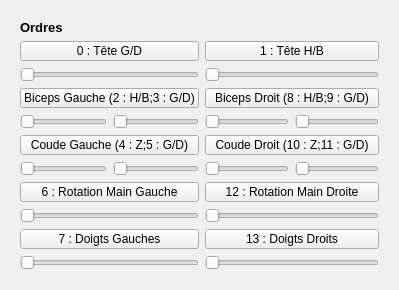
               <widget class="QWidget" name="tab1">
                <attribute name="title">
                 <string>Haut du corps</string>
                </attribute>
                <layout class="QGridLayout" name="gridLayout">
                 <item row="0" column="0">
                  <widget class="QWidget" name="widgetButtonContainer" native="true">
                   <property name="sizePolicy">
                    <sizepolicy hsizetype="Expanding" vsizetype="Fixed">
                     <horstretch>0</horstretch>
                     <verstretch>0</verstretch>
                    </sizepolicy>
                   </property>
                   <property name="maximumSize">
                    <size>
                     <width>16777215</width>
                     <height>1000</height>
                    </size>
                   </property>
                   <layout class="QGridLayout" name="gridLayout_2">
                    <item row="0" column="0">
                     <widget class="QLabel" name="label">
                      <property name="maximumSize">
                       <size>
                        <width>16777215</width>
                        <height>15</height>
                       </size>
                      </property>
                      <property name="font">
                       <font>
                        <pointsize>12</pointsize>
                        <weight>75</weight>
                        <bold>true</bold>
                       </font>
                      </property>
                      <property name="text">
                       <string>&lt;!DOCTYPE HTML PUBLIC &quot;-//W3C//DTD HTML 4.0//EN&quot; &quot;http://www.w3.org/TR/REC-html40/strict.dtd&quot;&gt;
&lt;html&gt;&lt;head&gt;&lt;meta name=&quot;qrichtext&quot; content=&quot;1&quot; /&gt;&lt;style type=&quot;text/css&quot;&gt;
p, li { white-space: pre-wrap; }
&lt;/style&gt;&lt;/head&gt;&lt;body style=&quot; font-family:'MS Shell Dlg 2'; font-size:12pt; font-weight:600; font-style:normal;&quot;&gt;
&lt;p style=&quot; margin-top:0px; margin-bottom:0px; margin-left:0px; margin-right:0px; -qt-block-indent:0; text-indent:0px;&quot;&gt;&lt;span style=&quot; font-size:10pt;&quot;&gt;Ordres&lt;/span&gt;&lt;/p&gt;&lt;/body&gt;&lt;/html&gt;</string>
                      </property>
                     </widget>
                    </item>
                    <item row="0" column="1">
                     <spacer name="verticalSpacer_12">
                      <property name="orientation">
                       <enum>Qt::Vertical</enum>
                      </property>
                      <property name="sizeType">
                       <enum>QSizePolicy::Minimum</enum>
                      </property>
                      <property name="sizeHint" stdset="0">
                       <size>
                        <width>20</width>
                        <height>15</height>
                       </size>
                      </property>
                     </spacer>
                    </item>
                    <item row="4" column="0">
                     <widget class="QPushButton" name="pushButtonBicepsG">
                      <property name="maximumSize">
                       <size>
                        <width>16777215</width>
                        <height>20</height>
                       </size>
                      </property>
                      <property name="text">
                       <string>Biceps Gauche (2 : H/B;3 : G/D)</string>
                      </property>
                     </widget>
                    </item>
                    <item row="4" column="1">
                     <widget class="QPushButton" name="pushButtonBicepsD">
                      <property name="maximumSize">
                       <size>
                        <width>16777215</width>
                        <height>20</height>
                       </size>
                      </property>
                      <property name="text">
                       <string>Biceps Droit (8 : H/B;9 : G/D)</string>
                      </property>
                     </widget>
                    </item>
                    <item row="5" column="0">
                     <layout class="QHBoxLayout" name="horizontalLayout">
                      <property name="topMargin">
                       <number>0</number>
                      </property>
                      <item>
                       <widget class="QSlider" name="horizontalSliderBicepsG0">
                        <property name="maximumSize">
                         <size>
                          <width>16777215</width>
                          <height>18</height>
                         </size>
                        </property>
                        <property name="minimum">
                         <number>0</number>
                        </property>
                        <property name="maximum">
                         <number>100</number>
                        </property>
                        <property name="orientation">
                         <enum>Qt::Horizontal</enum>
                        </property>
                       </widget>
                      </item>
                      <item>
                       <widget class="QSlider" name="horizontalSliderBicepsG2">
                        <property name="maximumSize">
                         <size>
                          <width>16777215</width>
                          <height>18</height>
                         </size>
                        </property>
                        <property name="minimum">
                         <number>0</number>
                        </property>
                        <property name="maximum">
                         <number>100</number>
                        </property>
                        <property name="orientation">
                         <enum>Qt::Horizontal</enum>
                        </property>
                       </widget>
                      </item>
                     </layout>
                    </item>
                    <item row="5" column="1">
                     <layout class="QHBoxLayout" name="horizontalLayout_5">
                      <item>
                       <widget class="QSlider" name="horizontalSliderBicepsD0">
                        <property name="maximumSize">
                         <size>
                          <width>16777215</width>
                          <height>18</height>
                         </size>
                        </property>
                        <property name="minimum">
                         <number>0</number>
                        </property>
                        <property name="maximum">
                         <number>100</number>
                        </property>
                        <property name="orientation">
                         <enum>Qt::Horizontal</enum>
                        </property>
                       </widget>
                      </item>
                      <item>
                       <widget class="QSlider" name="horizontalSliderBicepsD2">
                        <property name="maximumSize">
                         <size>
                          <width>16777215</width>
                          <height>18</height>
                         </size>
                        </property>
                        <property name="minimum">
                         <number>0</number>
                        </property>
                        <property name="maximum">
                         <number>100</number>
                        </property>
                        <property name="orientation">
                         <enum>Qt::Horizontal</enum>
                        </property>
                       </widget>
                      </item>
                     </layout>
                    </item>
                    <item row="7" column="0">
                     <widget class="QPushButton" name="pushButtonCoudeG">
                      <property name="maximumSize">
                       <size>
                        <width>16777215</width>
                        <height>20</height>
                       </size>
                      </property>
                      <property name="text">
                       <string>Coude Gauche (4 : Z;5 : G/D)</string>
                      </property>
                     </widget>
                    </item>
                    <item row="7" column="1">
                     <widget class="QPushButton" name="pushButtonCoudeD">
                      <property name="maximumSize">
                       <size>
                        <width>16777215</width>
                        <height>20</height>
                       </size>
                      </property>
                      <property name="text">
                       <string>Coude Droit (10 : Z;11 : G/D)</string>
                      </property>
                     </widget>
                    </item>
                    <item row="8" column="0">
                     <layout class="QHBoxLayout" name="horizontalLayout_4">
                      <item>
                       <widget class="QSlider" name="horizontalSliderCoudeG1">
                        <property name="maximumSize">
                         <size>
                          <width>16777215</width>
                          <height>18</height>
                         </size>
                        </property>
                        <property name="minimum">
                         <number>0</number>
                        </property>
                        <property name="maximum">
                         <number>100</number>
                        </property>
                        <property name="orientation">
                         <enum>Qt::Horizontal</enum>
                        </property>
                       </widget>
                      </item>
                      <item>
                       <widget class="QSlider" name="horizontalSliderCoudeG0">
                        <property name="maximumSize">
                         <size>
                          <width>16777215</width>
                          <height>18</height>
                         </size>
                        </property>
                        <property name="minimum">
                         <number>0</number>
                        </property>
                        <property name="maximum">
                         <number>100</number>
                        </property>
                        <property name="value">
                         <number>0</number>
                        </property>
                        <property name="orientation">
                         <enum>Qt::Horizontal</enum>
                        </property>
                       </widget>
                      </item>
                     </layout>
                    </item>
                    <item row="10" column="0">
                     <widget class="QPushButton" name="pushButtonMainG">
                      <property name="maximumSize">
                       <size>
                        <width>16777215</width>
                        <height>20</height>
                       </size>
                      </property>
                      <property name="text">
                       <string>6 : Rotation Main Gauche</string>
                      </property>
                     </widget>
                    </item>
                    <item row="10" column="1">
                     <widget class="QPushButton" name="pushButtonMainD">
                      <property name="maximumSize">
                       <size>
                        <width>16777215</width>
                        <height>20</height>
                       </size>
                      </property>
                      <property name="text">
                       <string>12 : Rotation Main Droite</string>
                      </property>
                     </widget>
                    </item>
                    <item row="12" column="0">
                     <widget class="QSlider" name="horizontalSliderMainG1">
                      <property name="maximumSize">
                       <size>
                        <width>16777215</width>
                        <height>18</height>
                       </size>
                      </property>
                      <property name="minimum">
                       <number>0</number>
                      </property>
                      <property name="maximum">
                       <number>100</number>
                      </property>
                      <property name="orientation">
                       <enum>Qt::Horizontal</enum>
                      </property>
                     </widget>
                    </item>
                    <item row="12" column="1">
                     <widget class="QSlider" name="horizontalSliderMainD1">
                      <property name="maximumSize">
                       <size>
                        <width>16777215</width>
                        <height>18</height>
                       </size>
                      </property>
                      <property name="minimum">
                       <number>0</number>
                      </property>
                      <property name="maximum">
                       <number>100</number>
                      </property>
                      <property name="orientation">
                       <enum>Qt::Horizontal</enum>
                      </property>
                     </widget>
                    </item>
                    <item row="13" column="0">
                     <widget class="QPushButton" name="pushButtonDoigtsG">
                      <property name="maximumSize">
                       <size>
                        <width>16777215</width>
                        <height>20</height>
                       </size>
                      </property>
                      <property name="text">
                       <string>7 : Doigts Gauches</string>
                      </property>
                     </widget>
                    </item>
                    <item row="13" column="1">
                     <widget class="QPushButton" name="pushButtonDoigtsD">
                      <property name="maximumSize">
                       <size>
                        <width>16777215</width>
                        <height>20</height>
                       </size>
                      </property>
                      <property name="text">
                       <string>13 : Doigts Droits</string>
                      </property>
                     </widget>
                    </item>
                    <item row="14" column="0">
                     <widget class="QSlider" name="horizontalSliderDoigtsG0">
                      <property name="maximumSize">
                       <size>
                        <width>16777215</width>
                        <height>18</height>
                       </size>
                      </property>
                      <property name="maximum">
                       <number>100</number>
                      </property>
                      <property name="singleStep">
                       <number>10</number>
                      </property>
                      <property name="orientation">
                       <enum>Qt::Horizontal</enum>
                      </property>
                     </widget>
                    </item>
                    <item row="14" column="1">
                     <widget class="QSlider" name="horizontalSliderDoigtsD0">
                      <property name="maximumSize">
                       <size>
                        <width>16777215</width>
                        <height>18</height>
                       </size>
                      </property>
                      <property name="maximum">
                       <number>100</number>
                      </property>
                      <property name="singleStep">
                       <number>10</number>
                      </property>
                      <property name="orientation">
                       <enum>Qt::Horizontal</enum>
                      </property>
                     </widget>
                    </item>
                    <item row="3" column="0">
                     <widget class="QSlider" name="horizontalSliderTete2">
                      <property name="maximumSize">
                       <size>
                        <width>16777215</width>
                        <height>18</height>
                       </size>
                      </property>
                      <property name="minimum">
                       <number>0</number>
                      </property>
                      <property name="maximum">
                       <number>100</number>
                      </property>
                      <property name="value">
                       <number>0</number>
                      </property>
                      <property name="orientation">
                       <enum>Qt::Horizontal</enum>
                      </property>
                     </widget>
                    </item>
                    <item row="3" column="1">
                     <widget class="QSlider" name="horizontalSliderTete0">
                      <property name="maximumSize">
                       <size>
                        <width>16777215</width>
                        <height>18</height>
                       </size>
                      </property>
                      <property name="minimum">
                       <number>0</number>
                      </property>
                      <property name="maximum">
                       <number>100</number>
                      </property>
                      <property name="value">
                       <number>0</number>
                      </property>
                      <property name="orientation">
                       <enum>Qt::Horizontal</enum>
                      </property>
                     </widget>
                    </item>
                    <item row="2" column="1">
                     <widget class="QPushButton" name="pushButtonTeteHB">
                      <property name="maximumSize">
                       <size>
                        <width>16777215</width>
                        <height>20</height>
                       </size>
                      </property>
                      <property name="acceptDrops">
                       <bool>true</bool>
                      </property>
                      <property name="text">
                       <string>1 : Tête H/B</string>
                      </property>
                     </widget>
                    </item>
                    <item row="2" column="0">
                     <widget class="QPushButton" name="pushButtonTeteGD">
                      <property name="maximumSize">
                       <size>
                        <width>16777215</width>
                        <height>20</height>
                       </size>
                      </property>
                      <property name="text">
                       <string>0 : Tête G/D</string>
                      </property>
                     </widget>
                    </item>
                    <item row="8" column="1">
                     <layout class="QHBoxLayout" name="horizontalLayout_7">
                      <item>
                       <widget class="QSlider" name="horizontalSliderCoudeD1">
                        <property name="maximumSize">
                         <size>
                          <width>16777215</width>
                          <height>18</height>
                         </size>
                        </property>
                        <property name="minimum">
                         <number>0</number>
                        </property>
                        <property name="maximum">
                         <number>100</number>
                        </property>
                        <property name="orientation">
                         <enum>Qt::Horizontal</enum>
                        </property>
                       </widget>
                      </item>
                      <item>
                       <widget class="QSlider" name="horizontalSliderCoudeD0">
                        <property name="maximumSize">
                         <size>
                          <width>16777215</width>
                          <height>18</height>
                         </size>
                        </property>
                        <property name="minimum">
                         <number>0</number>
                        </property>
                        <property name="maximum">
                         <number>100</number>
                        </property>
                        <property name="orientation">
                         <enum>Qt::Horizontal</enum>
                        </property>
                       </widget>
                      </item>
                     </layout>
                    </item>
                   </layout>
                  </widget>
                 </item>
                </layout>
               </widget>
